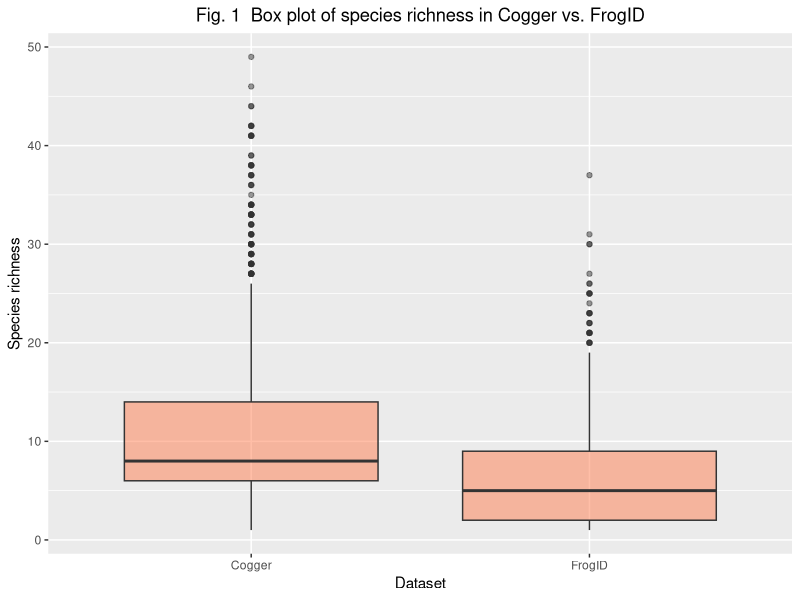
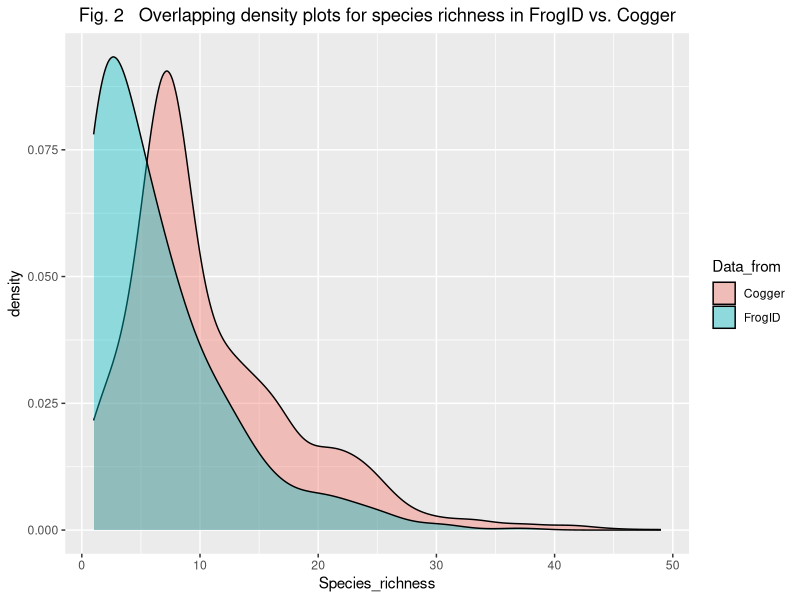
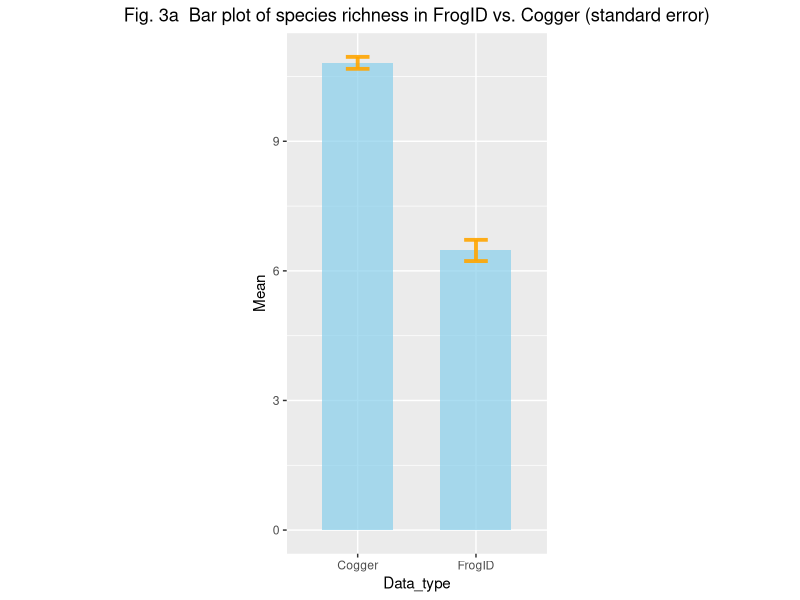
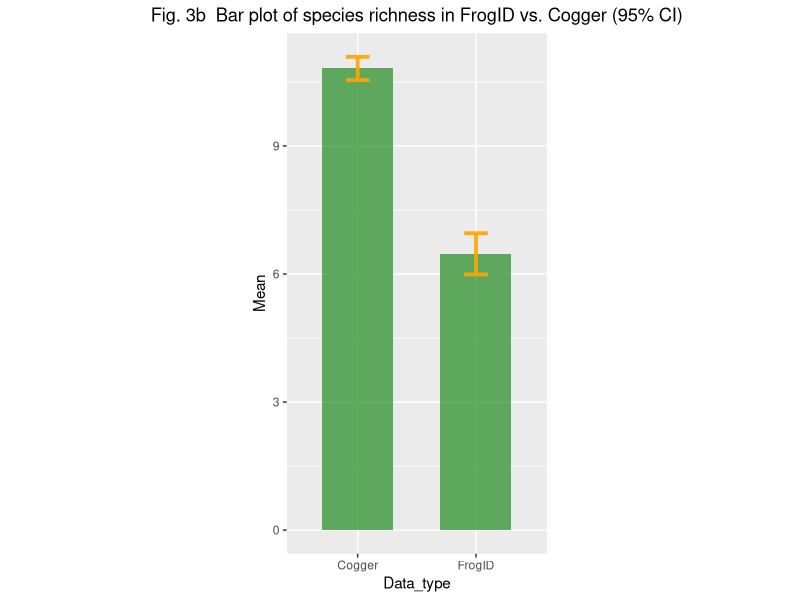
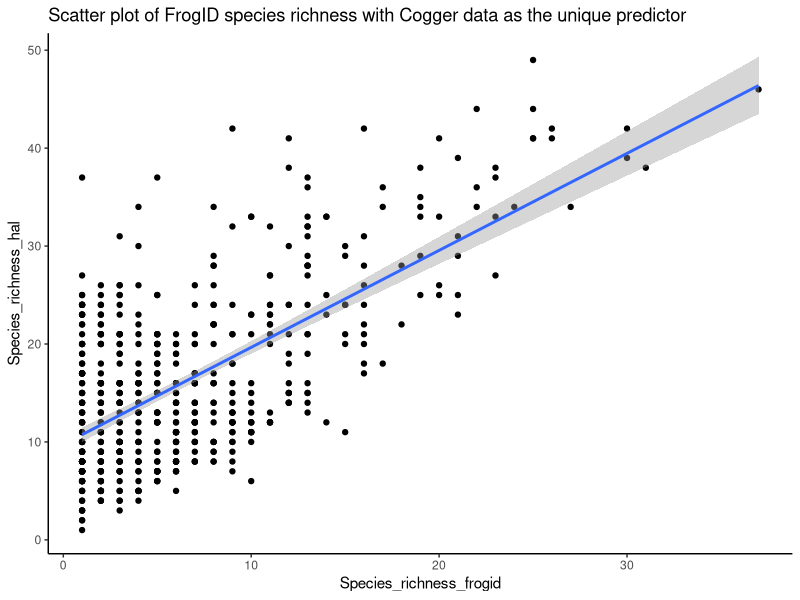
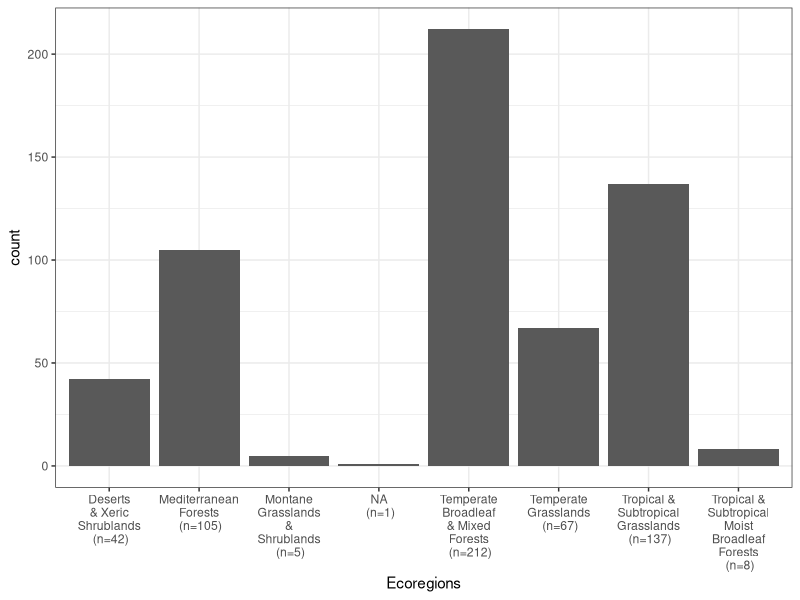
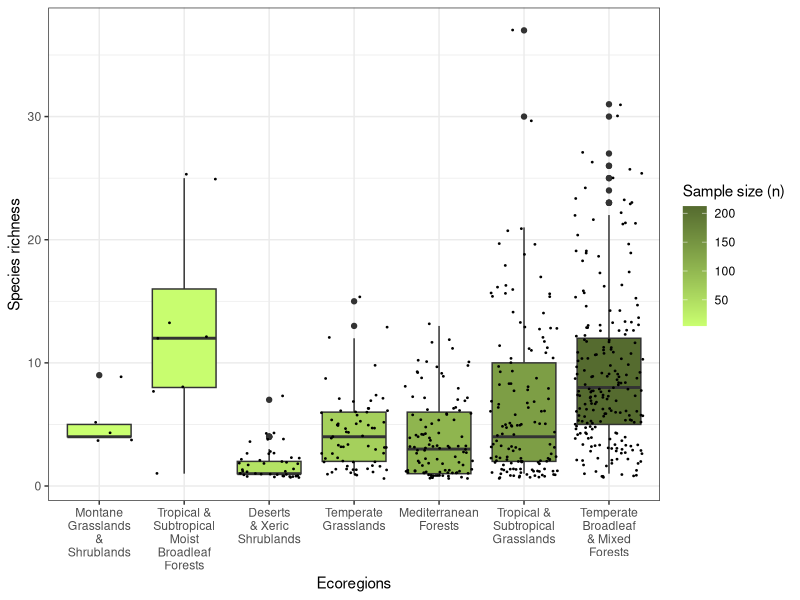
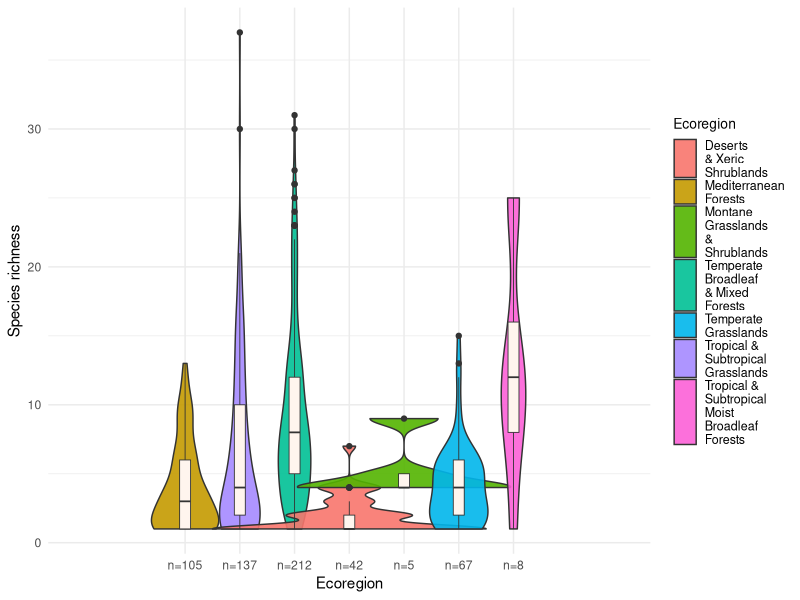

Write R code to recreate these figures, in order.
## ---- chunk 1
library(tidyverse)
## ---- chunk 2
cogger.rpg <- read.csv(file = "cogger_richness_per_grid.csv", header = TRUE) # Long-term Cogger data ("Cogger")
frogid.rpg <- read.csv(file = "frogid_richness_per_grid.csv", header = TRUE) # Publicly sourced data ("FrogID")
## ---- chunk 3
# Assigning vectors to store the data type labels (data type == "Cogger" or "FrogID")
data.type.hal <- vector(mode="character", length=2746)
data.type.frog <- vector(mode="character", length=576)

# Prepare to label each SR entry with its data file type by completing the vectors with their respective strings
for(j in 0:2745){
  data.type.hal[j+1] = "Cogger"
}

for(i in 0:575){
  data.type.frog[i+1] = "FrogID"
}

# Extract and Rename the Species Richness (SR) columns for ease of use here and later on
cogger.rpg$Species_richness_hal -> SR.hal     ## length=2746
frogid.rpg$Species_richness_frogid -> SR.frog ## length=576

# Creating two separate matrices with two columns: Species richness, and their respective Data type
t(rbind(SR.hal, data.type.hal)) -> r1
t(rbind(SR.frog, data.type.frog)) -> r2

# Renaming the rows/columns
rownames(r1) <- NULL
colnames(r1) <- c("Species_richness", "Data_from")
rownames(r2) <- NULL
colnames(r2) <- c("Species_richness", "Data_from")

# Coerce r1, r2 to data frames
as.data.frame(r1) -> r1
as.data.frame(r2) -> r2

# Check format
view(r1)
view(r2)
## ---- chunk 4
bind_rows(r1, r2) -> SR.type.both  ## Stacking up the two frames r1, r2 by rows
as.numeric(SR.type.both$Species_richness) -> SR.type.both$Species_richness  ## Crucial for performing the t-test later

view(SR.type.both)  ## Check format
## ---- chunk 5
# datasets = cogger.rpg and frogid.rpg
# join by variable grid_id

mergedfrog <- merge(cogger.rpg, frogid.rpg, by = c("grid_id", "lon", "lat", "Remoteness", "aus_coastline", "Ecoregion"))
mergedfrog <- rename(mergedfrog, number_of_samples_frogid = Number_of_samples)
view(mergedfrog) ## checking format etc
## ---- chunk 6
# Before we start graphing our first plot:
theme_update(plot.title = element_text(hjust = 0.5)) ## To centralise the titles from here on for better looks

# Generate a box plot using the data frame "SR.type.both"
Figure_1 <- ggplot(SR.type.both, aes(Data_from, Species_richness)) + geom_boxplot(fill = "coral", alpha = 0.5) +
  labs(y= "Species richness", x = "Dataset") +
  ggtitle("Fig. 1  Box plot of species richness in Cogger vs. FrogID")

Figure_1
## ---- chunk 7
# Generate an overlaying density plot from species richness in FrogID versus Cogger
Figure_2 <- ggplot(data=SR.type.both, aes(x=Species_richness, group=Data_from, fill=Data_from)) +
  geom_density(adjust=1.5, alpha=.4) +
  ggtitle("Fig. 2   Overlapping density plots for species richness in FrogID vs. Cogger")

Figure_2
## ---- chunk 8
# Look for t_crit for 95% CI
alpha=0.05
t=c(
  t.frog=qt((1-alpha)/2 + .5, length(SR.frog)-1), ## critical t-values for 95% CI of FrogID and Cogger species richness
  t.hal=qt((1-alpha)/2 + .5, length(SR.hal)-1)         
)
print(t) ## Checking. They shouldn't deviate from 1.96 by too much.

# Preparing the data frame, "SR.barplot", for the following bar plots
SR.barplot <- data.frame(
  Data_type=c("FrogID", "Cogger"),
  Mean=c(mean(SR.frog), mean(SR.hal)),
  Sd=c(sd(SR.frog), sd(SR.hal)),
  Se=c(sd(SR.frog)/sqrt(length(SR.frog)), sd(SR.hal)/sqrt(length(SR.hal))), #Column for standard error, se
  ic=c(t[1]*sd(SR.frog)/sqrt(length(SR.frog)), t[2]*sd(SR.hal)/sqrt(length(SR.hal))) #Column for precision
)

# Checking the format
str(SR.barplot)
## ---- chunk 9
# Graphing the bar plot, with se bars (in Skyblue)
##  Notice the sample sizes differ in Cogger (N=2746) and FrogID (N=577)
Figure_3a <- ggplot(SR.barplot, aes(x = Data_type, y = Mean)) +
  geom_col(width=0.6, fill="skyblue", alpha=0.7) +
  geom_errorbar( aes(x=Data_type, ymin=Mean-Se, ymax=Mean+Se), width=0.2, colour="orange", alpha=0.9, size=1.3) +
  theme(aspect.ratio = 2/1) +
  ggtitle("Fig. 3a  Bar plot of species richness in FrogID vs. Cogger (standard error)")

Figure_3a

#Graphing the bar plot, with 95% CIs (in Forest green)
Figure_3b <- ggplot(SR.barplot, aes(x = Data_type, y = Mean)) +
  geom_col(width=0.6, fill="forestgreen", alpha=0.7) +
  geom_errorbar( aes(x=Data_type, ymin=Mean-ic, ymax=Mean+ic), width=0.2, colour="orange", alpha=0.9, size=1.3) +
  theme(aspect.ratio = 2/1) +
  ggtitle("Fig. 3b  Bar plot of species richness in FrogID vs. Cogger (95% CI)")

Figure_3b
## ---- chunk 10
ggplot(mergedfrog, aes(x = Species_richness_frogid, y = Species_richness_hal)) + geom_point() + geom_smooth(method="lm") +
  theme_classic() +
  ggtitle("Scatter plot of FrogID species richness with Cogger data as the unique predictor")

ggsave("scatter_plot_frogID~Cogger.png", width = 10, height = 4)
## ---- chunk 11
# Fix long names of ecoregions
frogid.rpg <- mutate(frogid.rpg, Ecoregionp = str_wrap(frogid.rpg$Ecoregion, width = 10))

    ## NB: This generates a new column storing "organised" names of ecoregions, named "Ecoregionp" (p for plotting)

# I also want to annotate the ecoregions (X) with their respective sample sizes (n): (Details in Fig. 6 chunk)
sample_size = frogid.rpg %>% group_by(Ecoregion) %>% summarize(num=n())

frogid.rpg %>%
  left_join(sample_size) %>%
  mutate(econum = paste0(Ecoregionp, "\n (n=", num, ")")) %>%

# Generate a bar graph which counts the number of data in each ecoregion in FrogID
ggplot(aes(x = econum)) +
    geom_bar() +
        # optional: scale_fill_continuous(name = "Sample size (n)", low = "colour1", high = "colour2") +
    theme_bw() +
    labs(x="Ecoregions") -> Figure_4
        # optional: + ggtitle("Fig. 4  Distribution of Ecoregions in FrogID")

Figure_4
## ---- chunk 12
frogid.rpg <- slice(frogid.rpg, -172) #Removes the row with N/A ecoregion
## ---- chunk 13
# Again, throw the sample size data to ggplot:
sample_size = frogid.rpg %>% group_by(Ecoregion) %>% summarize(num=n())

frogid.rpg %>%
  left_join(sample_size) %>% # For simplicity, we won't annotate the respective sample size here

# Generate a box plot representing the spread of number of species (species richness) in each ecoregion in FrogID
  ggplot(aes(x=reorder(Ecoregionp, num), y=Species_richness_frogid, fill=num)) +
                          ## Reordering ecoregions by the increasing sample size
  geom_boxplot() +
  geom_jitter(size=0.3) +
                          ## I want to reflect the sample sizes in each ecoregion corresponding to Fig. 4
                          ## here with jitters instead of labelling
  theme_bw() + scale_fill_continuous(name = "Sample size (n)", low = "darkolivegreen1", high = "darkolivegreen") +
  labs(y= "Species richness", x = "Ecoregions") -> Figure_5

  # optional: + ggtitle("Fig. 5  Box plot of the number of species across various ecoregions in FrogID")

ggsave("box_plot_nspecies_ecoregion_frogID.png", width = 7, height = 4)

Figure_5
## ---- chunk 14
# Generates a dataframe, "sample_size", that stores sample sizes for each ecoregion in FrogID:
sample_size = frogid.rpg %>% group_by(Ecoregion) %>% summarize(num=n())

# Using sample_size to annotate the upcoming plot:
frogid.rpg %>%
  
  left_join(sample_size) %>%

  mutate(econum = paste0("n=", num)) %>% ## Adding sample size of each ecoregion to the x lab

# Create the violin plot SR across ecoregions:
  ggplot(aes(x=econum, y=Species_richness_frogid, fill=Ecoregionp)) +
    geom_violin(width=5, alpha=0.9) +
    geom_boxplot(width=0.2, fill="seashell", size=0.3) + ## Embedding the box plots from Fig. 5
    theme_minimal() +
    theme(legend.title = element_text(size = 10), legend.text = element_text(size = 9)) +
    scale_fill_discrete(name = "Ecoregion") +
    labs(y= "Species richness", x = "Ecoregion") -> Figure_6
    # + ggtitle("Fig. 6  Species richness across ecoregions in FrogID, violin plot")

ggsave("violin_plot_nspecies_ecoregion_frogID.png", width = 11, height = 4)

Figure_6
## ---- chunk 15
ggplot(frogid.rpg, aes(Remoteness, Species_richness_frogid)) + geom_point() +
  labs(y= "Number of species", x = "Remoteness") +
  ggtitle("Number of species against Remoteness in FrogID")
## ---- chunk 16
ggplot(frogid.rpg, aes(Remoteness)) + geom_histogram()      # Remoteness distribution in FrogID
ggplot(frogid.rpg, aes(log10(Remoteness))) + geom_histogram()  # Test if log10 shifts Remoteness to near-normal
ggplot(cogger.rpg, aes(Remoteness)) + geom_histogram()      # Is Remoteness skewed in Cogger?
## ---- chunk 17
ggplot(frogid.rpg, aes(Species_richness_frogid)) + geom_histogram()         # NS distribution in FrogID
ggplot(frogid.rpg, aes(log10(Species_richness_frogid))) + geom_histogram()  # Test if log10 shifts NS to near-normal
ggplot(frogid.rpg, aes(sqrt(Species_richness_frogid))) + geom_histogram()   # Test for sqrt transform too
## ---- chunk 18
Figure_7 <- ggplot(frogid.rpg, aes(Remoteness, Species_richness_frogid)) + geom_point() +

  scale_x_log10() + scale_y_log10() + ## Scaled data are presented on the following graph *without* changing the axes metrics
  geom_smooth(method='lm') +          ## Adding a linear smoother to detect any evident linearity

  labs(y= "Number of species", x = "Remoteness") +
  ggtitle("Fig. 7  Number of species versus remoteness recorded by FrogID, log-scaled for both") +

  theme_classic()

ggsave("scatter_plot_frogID.png", width = 10, height = 4)

Figure_7
## ---- chunk 19
ggplot(frogid.rpg, aes(Species_richness_frogid)) + geom_histogram()  #SR in FrogID
ggplot(cogger.rpg, aes(Species_richness_hal)) + geom_histogram()     #SR in Cogger
## ---- chunk 20
shapiro.test(SR.hal)  #Species richness, Cogger
shapiro.test(SR.frog) #Species richness, FrogID
## ---- chunk 21
# Normal Q-Q plot: Observe fit of the straight line for normality
qqnorm(SR.hal); qqline(SR.hal) ## Cogger
qqnorm(SR.frog); qqline(SR.frog) ## FrogID
## ---- chunk 22
Figure_1 # Box plot:  SR(Cogger) vs SR(FrogID)
Figure_2 # Overlapping density: SR(Cogger) vs SR(FrogID)
## ---- chunk 23
fligner.test(Species_richness ~ Data_from, SR.type.both)
## ---- chunk 24
# Two-tailed hypothesis
t.test(Species_richness ~ Data_from, data = SR.type.both, alternative = "two.sided", var.equal = F) -> Table_1a
Table_1a
## ---- chunk 25
# FrogID species richness ~ Cogger species richness (slm)
sr.lm <- lm(Species_richness_frogid ~ Species_richness_hal, data=mergedfrog)
Table_1b <- summary(sr.lm)
## ---- chunk 26
Table_1b
## ---- chunk 27
# Creates an object for the following assumption checks on the original FrogID data
Frogid.ANOVA <- aov(Species_richness_frogid ~ Ecoregion, data = frogid.rpg)
## ---- chunk 28
hist(Frogid.ANOVA$residuals)
## ---- chunk 29
plot(Frogid.ANOVA, which = c(1,2))
## ---- chunk 30
frogid.rpg <- mutate(frogid.rpg, logNS = log10(Species_richness_frogid))  # Transform NS with log10 then map to frogid.rpg
## ---- chunk 31
#ANOVA: logNS over Ecoregion
Frogidlog.ANOVA <- aov(logNS ~ Ecoregion, data = frogid.rpg)

hist(Frogidlog.ANOVA$residuals) #Check normality of residuals
plot(Frogidlog.ANOVA, which = c(1,2)) # Check homogeneity of variance
## ---- chunk 32
frogid.rpg <- mutate(frogid.rpg, sqNS = sqrt(Species_richness_frogid))  #sqrt(NS) -> sqNS
## ---- chunk 33
#ANOVA: logNS over Ecoregion
Frogidsq.ANOVA <- aov(sqNS ~ Ecoregion, data = frogid.rpg)

hist(Frogidsq.ANOVA$residuals) #Check normality of residuals
plot(Frogidsq.ANOVA, which = c(1,2)) #Check homogeneity of variance
## ---- chunk 34
ggplot(frogid.rpg, aes(logNS)) + geom_histogram() #logNS in frogID
ggplot(frogid.rpg, aes(sqNS)) + geom_histogram() #sqNS in frogID
## ---- chunk 35
fligner.test(logNS ~ Ecoregion, frogid.rpg) #Regardless of departure from normality in logNS and sqNS
fligner.test(sqNS ~ Ecoregion, frogid.rpg)
## ---- chunk 36
summary(Frogidlog.ANOVA) -> Table_2
Table_2
## ---- chunk 37
TukeyHSD(Frogidlog.ANOVA) -> Table_3
Table_3  
## ---- chunk 38
Figure_4
## ---- chunk 39
Figure_5
## ---- chunk 40
frogid.lm <- lm(Species_richness_frogid ~ Remoteness, data = frogid.rpg) #Linear model of NS ~ Remoteness using original data

frogid.rpg <- mutate(frogid.rpg, logR = log10(Remoteness)) #Take log10(Remoteness) to a new column "logR" in FrogID

Frogidlog.lm <- lm(logNS ~ logR, data = frogid.rpg) #Linear model using log-transformed NS and log-Remoteness

## NB: logNS was previously assigned to frogid.rpg in Part F, Q2
## ---- chunk 41
plot(frogid.lm, which = 1)    # Residuals-fits for the linear model, untransformed data
plot(Frogidlog.lm, which = 1) # Residuals-fits for the linear model, log-transformed data
## ---- chunk 42
hist(frogid.lm$residuals)    # untransformed data
hist(Frogidlog.lm$residuals) # log-transformed data
## ---- chunk 43
plot(frogid.lm, which = 2)    # Normal Q-Q, untransformed data
plot(Frogidlog.lm, which = 2) # Normal Q-Q, log-transformed data
## ---- chunk 44
summary(frogid.lm)
## ---- chunk 45
summary(Frogidlog.lm)
## ---- chunk 46
format(coef(Frogidlog.lm)[1], digits = 3) -> a
format(coef(Frogidlog.lm)[2], digits = 3) -> b

print(paste("Fitted eqn: log-Number of species in Frog ID = ", a, "+ (", b, ")*log-Remoteness."))

# logNS = a + blogR
#    NS = 10^(a+blogR) = 10^a * R^(b)

format(10^coef(Frogidlog.lm)[1], digits = 3) -> A
format(coef(Frogidlog.lm)[2], digits = 3) -> B

print(paste("Non-linear eqn: Number of species in Frog ID = ", A, "*Remoteness ^", B))
